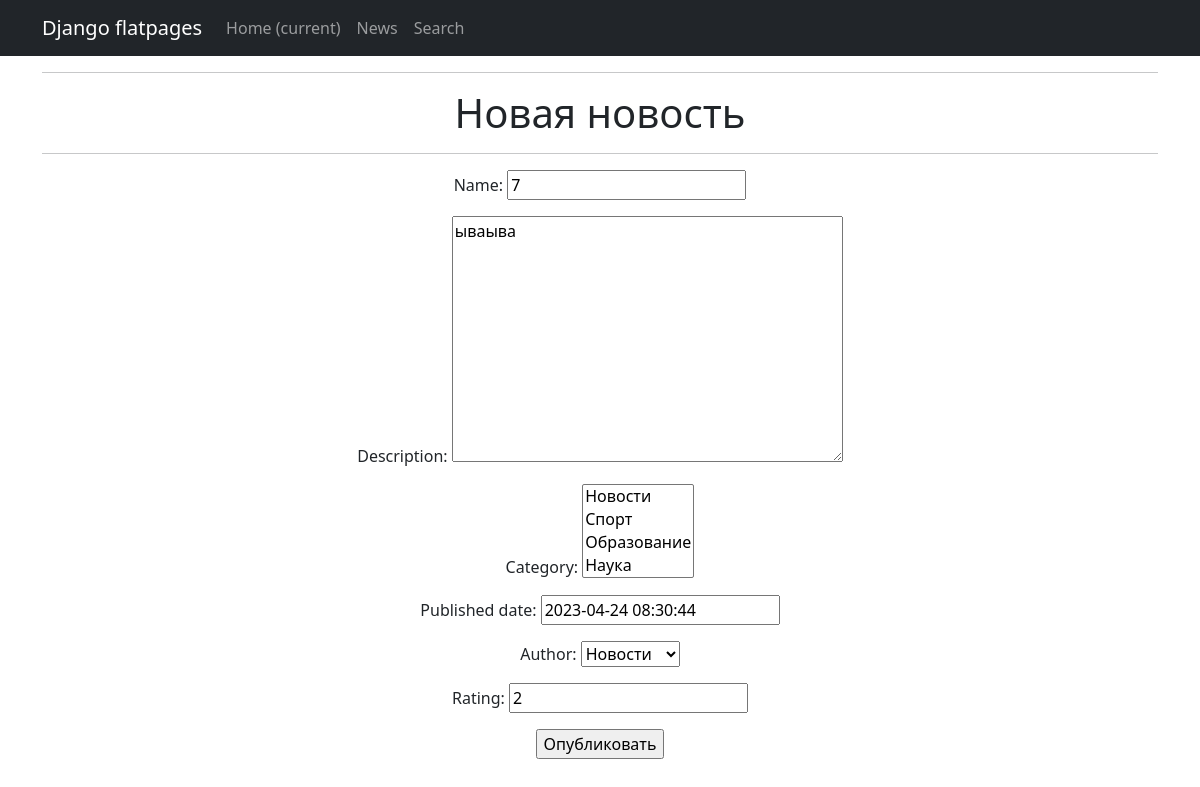
/news/3/update/, run on the app's committed database.
### news/models.py (models this page shows, shortened)
class Category(models.Model):
    name = models.CharField(max_length=255, unique=True)
    subscribers = models.ManyToManyField(User, related_name='categories')
    def __str__(self):
       return self.name

class News(models.Model):
    name = models.CharField(max_length=255, unique=True,) # названия новостей не должны повторяться
    description = models.TextField()
    category = models.ManyToManyField(Category, through='PostCategory')
    published_date = models.DateTimeField(default=datetime.now)  # предоставляем значение по умолчанию
    author = models.ForeignKey('Author', on_delete=models.CASCADE, related_name='news')
    rating = models.IntegerField(default=0)

### news/views.py (the view)
# urls.py: path('<int:pk>/update/', NewsUpdate.as_view(), name='news_update'),
class NewsUpdate(UpdateView):
    form_class = NewsForm
    model = News
    template_name = 'news_edit.html'

### news/forms.py (shortened to what this page needs)
class NewsForm(forms.ModelForm):
   class Meta:
       model = News
       fields = [
           'name',
           'description',
           'category',
           'published_date',
           'author',
           'rating',
       ]

### news/models.py (called while the page is built)
    def __str__(self):
        return self.username

### news/templates/news_edit.html (shortened to what this page needs)
{% extends 'flatpages/default.html' %}
{% block content %}
<hr>
<h1>Новая новость</h1>
<hr>
<form action="" method="post">
  {{ form.as_p }}
  <input type="submit" value="Опубликовать" />
</form>
{% endblock content %}

### data on the page
Category: name "7"
News: description "ываыва", published_date "2023-04-24 08:30:44", author "Новости", rating "2"
